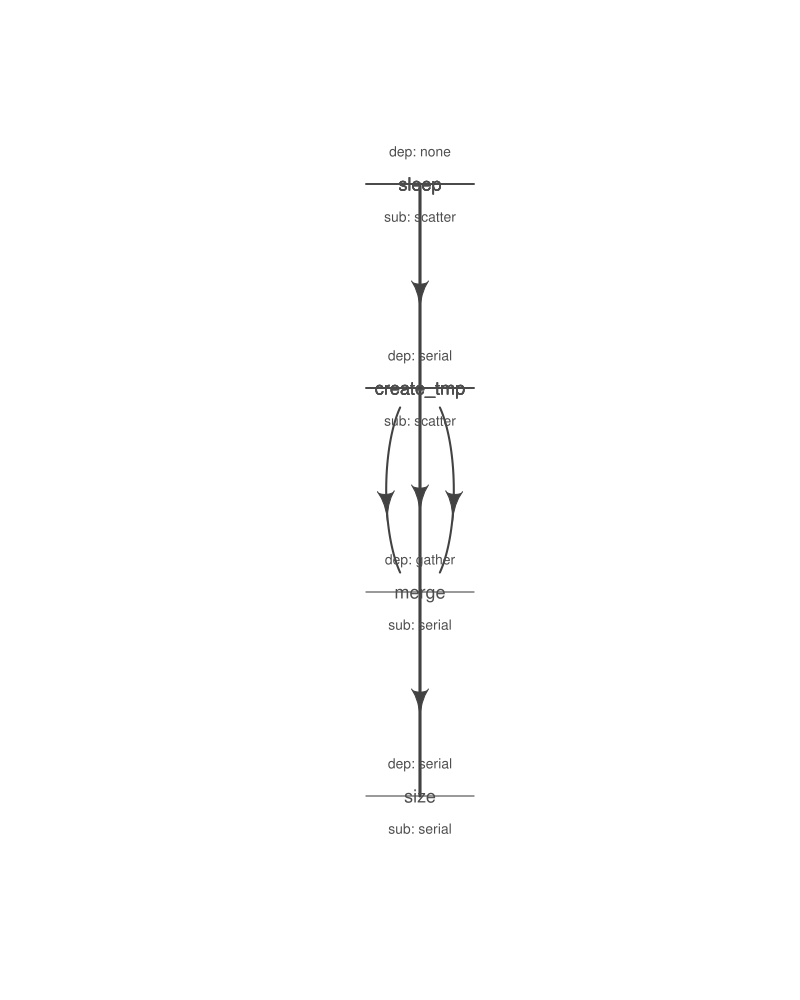

Write R code to recreate this figure.
## ---- define_modules  ----
#' @param x number of sleep commands
sleep <- function(x, samplename){
	cmd = list(sleep = sprintf("sleep %s && sleep %s;echo 'hello'",
		abs(round(rnorm(x)*10, 0)),
		abs(round(rnorm(x)*10, 0))))
	flowmat = to_flowmat(cmd, samplename)
	return(list(flowmat = flowmat))
}

#' @param x number of tmp commands
create_tmp <- function(x, samplename){
	## Create 100 temporary files
	tmp = sprintf("%s_tmp_%s", samplename, 1:x)
	cmd = list(create_tmp = sprintf("head -c 100000 /dev/urandom > %s", tmp))
	## --- convert the list into a data.frame
	flowmat = to_flowmat(cmd, samplename)
	return(list(flowmat = flowmat, outfiles = tmp))
}

#' @param x vector of files to merge
merge_size <- function(x, samplename){
	## Merge them according to samples, 10 each
	mergedfile = paste0(samplename, "_merged")
	cmd_merge <- sprintf("cat %s > %s",
		paste(x, collapse = " "), ## input files
		mergedfile)
	## get the size of merged files
	cmd_size = sprintf("du -sh %s; echo 'MY shell:' $SHELL", mergedfile)

	cmd = list(merge = cmd_merge, size = cmd_size)
	## --- convert the list into a data.frame
	flowmat = to_flowmat(cmd, samplename)
	return(list(flowmat = flowmat, outfiles = mergedfile))
}

## ---- define_pipeline  ----
#' @param x number of files to make
sleep_pipe <- function(x = 3, samplename = "samp1"){

	## call the modules one by one...
	out_sleep = sleep(x, samplename)
	out_create_tmp = create_tmp(x, samplename)
	out_merge_size = merge_size(out_create_tmp$outfiles, samplename)

	## row bind all the commands
	flowmat = rbind(out_sleep$flowmat,
		out_create_tmp$flowmat,
		out_merge_size$flowmat)

	return(list(flowmat = flowmat, outfiles = out_merge_size$outfiles))
}


## ---- run_sleep_example ----
main <- function(){
	#setwd("inst/examples"); ## cd to folder containing this script
	
	require(flowr)

	out = sleep_pipe(x = 3, "sample1")
	flowmat = out$flowmat
	def = to_flowdef(out$flowmat)
	
	## change submission and dependency types
	def$sub_type = c("scatter", "scatter", "serial", "serial")
	def$dep_type = c("none", "serial", "gather", "serial")

	## save a exmple plot
	plot_flow(to_flow(flowmat, def), pdffile = "sleep_pipe.pdf", pdf = TRUE)

	## save the data
	write_sheet(def, "sleep_pipe.def")

	## write a example output
	write_sheet(flowmat, "sleep_pipe.tsv")

}
